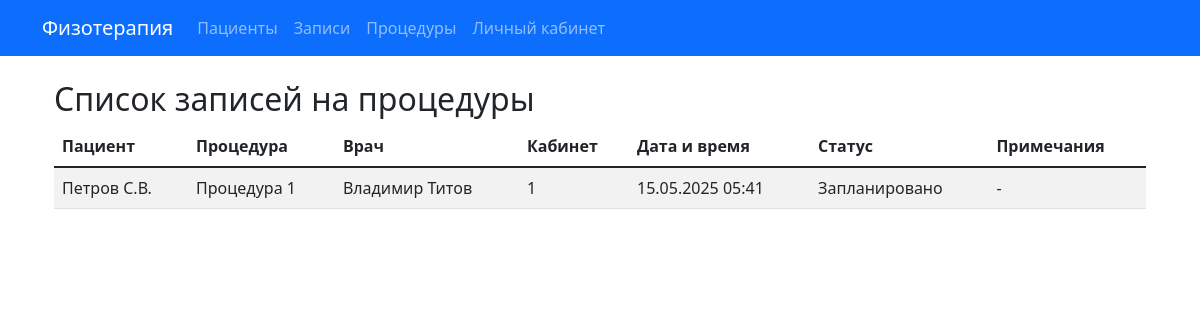
The app's page /appointments/ with its own data.
### info_system/models.py (models this page shows, shortened)
class Appointment(models.Model):
    STATUS_CHOICES = [
        ('scheduled', 'Запланировано'),
        ('completed', 'Завершено'),
        ('canceled', 'Отменено'),
        ('no_show', 'Пациент не явился'),
    ]
    patient = models.ForeignKey(Patient, on_delete=models.CASCADE, verbose_name='Пациент')
    procedure = models.ForeignKey(Procedure, on_delete=models.CASCADE, verbose_name='Процедура')
    doctor = models.ForeignKey(Doctor, on_delete=models.CASCADE, verbose_name='Врач')
    room = models.ForeignKey(Room, on_delete=models.CASCADE, verbose_name='Кабинет')
    appointment_date = models.DateTimeField(verbose_name='Дата и время приёма')
    end_date = models.DateTimeField(verbose_name='Дата и время окончания', blank=True, null=True)
    status = models.CharField(max_length=20, choices=STATUS_CHOICES, default='scheduled', verbose_name='Статус')
    notes = models.TextField(blank=True, verbose_name='Примечания')
    created_at = models.DateTimeField(auto_now_add=True, verbose_name='Дата создания записи')
    class Meta:
        verbose_name = 'Запись на процедуру'
        verbose_name_plural = 'Записи на процедуры'
        ordering = ['appointment_date']

class Patient(models.Model):
    GENDER_CHOICES = [
        ('M', 'Мужской'),
        ('F', 'Женский'),
    ]
    last_name = models.CharField(max_length=100, verbose_name='Фамилия')
    first_name = models.CharField(max_length=100, verbose_name='Имя')
    middle_name = models.CharField(max_length=100, blank=True, verbose_name='Отчество')
    birth_date = models.DateField(verbose_name='Дата рождения')
    gender = models.CharField(max_length=1, choices=GENDER_CHOICES, verbose_name='Пол')
    address = models.TextField(blank=True, verbose_name='Адрес')
    phone = models.CharField(max_length=20, verbose_name='Телефон')
    email = models.EmailField(blank=True, verbose_name='Email')
    insurance_number = models.CharField(max_length=20, blank=True, verbose_name='Страховой номер')
    registration_date = models.DateField(auto_now_add=True, verbose_name='Дата регистрации')
    notes = models.TextField(blank=True, verbose_name='Примечания')
    class Meta:
        verbose_name = 'Пациент'
        verbose_name_plural = 'Пациенты'
        ordering = ['last_name', 'first_name']

class Procedure(models.Model):
    PROCEDURE_TYPES = [
        ('electro', 'Электротерапия'),
        ('magnet', 'Магнитотерапия'),
        ('laser', 'Лазеротерапия'),
        ('ultrasound', 'Ультразвуковая терапия'),
        ('massage', 'Массаж'),
        ('exercise', 'Лечебная физкультура'),
        ('inhalation', 'Ингаляция'),
    ]
    name = models.CharField(max_length=100, verbose_name='Название процедуры')
    procedure_type = models.CharField(max_length=50, choices=PROCEDURE_TYPES, verbose_name='Тип процедуры')
    description = models.TextField(blank=True, verbose_name='Описание')
    duration = models.PositiveIntegerField(verbose_name='Длительность (мин)')
    required_equipment = models.ManyToManyField('Equipment', blank=True, verbose_name='Требуемое оборудование')
    class Meta:
        verbose_name = 'Процедура'
        verbose_name_plural = 'Процедуры'

class Doctor(models.Model):
    SPECIALIZATION_CHOICES = [
        ('physiotherapist', 'Физиотерапевт'),
        ('massage', 'Массажист'),
        ('rehabilitologist', 'Реабилитолог'),
        ('nurse', 'Медсестра'),
    ]
    user = models.OneToOneField(User, on_delete=models.CASCADE, verbose_name='Пользователь')
    specialization = models.CharField(max_length=50, choices=SPECIALIZATION_CHOICES, verbose_name='Специализация')
    license_number = models.CharField(max_length=50, blank=True, verbose_name='Номер лицензии')
    phone = models.CharField(max_length=20, verbose_name='Телефон')
    room = models.ForeignKey('Room', on_delete=models.SET_NULL, null=True, blank=True, verbose_name='Кабинет')
    class Meta:
        verbose_name = 'Врач'
        verbose_name_plural = 'Врачи'

class Room(models.Model):
    number = models.CharField(max_length=10, unique=True, verbose_name='Номер кабинета')
    floor = models.PositiveIntegerField(verbose_name='Этаж')
    description = models.TextField(blank=True, verbose_name='Описание')
    class Meta:
        verbose_name = 'Кабинет'
        verbose_name_plural = 'Кабинеты'

### info_system/views.py (the view)
# urls.py: path('appointments/', AppointmentListView.as_view(), name='appointment_list'),
class AppointmentListView(ListView):
    model = Appointment
    template_name = 'physiotherapy/appointment_list.html'
    context_object_name = 'appointments'
    ordering = ['appointment_date']

### info_system/templates/physiotherapy/appointment_list.html
{% extends 'physiotherapy/base.html' %}
{% block content %}
<div class="container mt-4">
    <h2>Список записей на процедуры</h2>
    <table class="table table-striped">
        <thead>
            <tr>
                <th>Пациент</th>
                <th>Процедура</th>
                <th>Врач</th>
                <th>Кабинет</th>
                <th>Дата и время</th>
                <th>Статус</th>
                <th>Примечания</th>
            </tr>
        </thead>
        <tbody>
            {% for appointment in appointments %}
            <tr>
                <td>{{ appointment.patient.last_name }} {{ appointment.patient.first_name|slice:":1" }}.{{ appointment.patient.middle_name|slice:":1" }}.</td>
                <td>{{ appointment.procedure.name }}</td>
                <td>{{ appointment.doctor.user.get_full_name }}</td>
                <td>{{ appointment.room.number }}</td>
                <td>{{ appointment.appointment_date|date:"d.m.Y H:i" }}</td>
                <td>{{ appointment.get_status_display }}</td>
                <td>{{ appointment.notes|default:"-" }}</td>
            </tr>
            {% empty %}
            <tr>
                <td colspan="7" class="text-center">Записей нет.</td>
            </tr>
            {% endfor %}
        </tbody>
    </table>
</div>
{% endblock %}

### records on screen
Appointment: patient.last_name "Петров", patient.first_name "С", patient.middle_name "В", procedure.name "Процедура 1", doctor.user.get_full_name "Владимир Титов", room.number "1", appointment_date "15.05.2025 05:41", status "Запланировано", notes "-"
